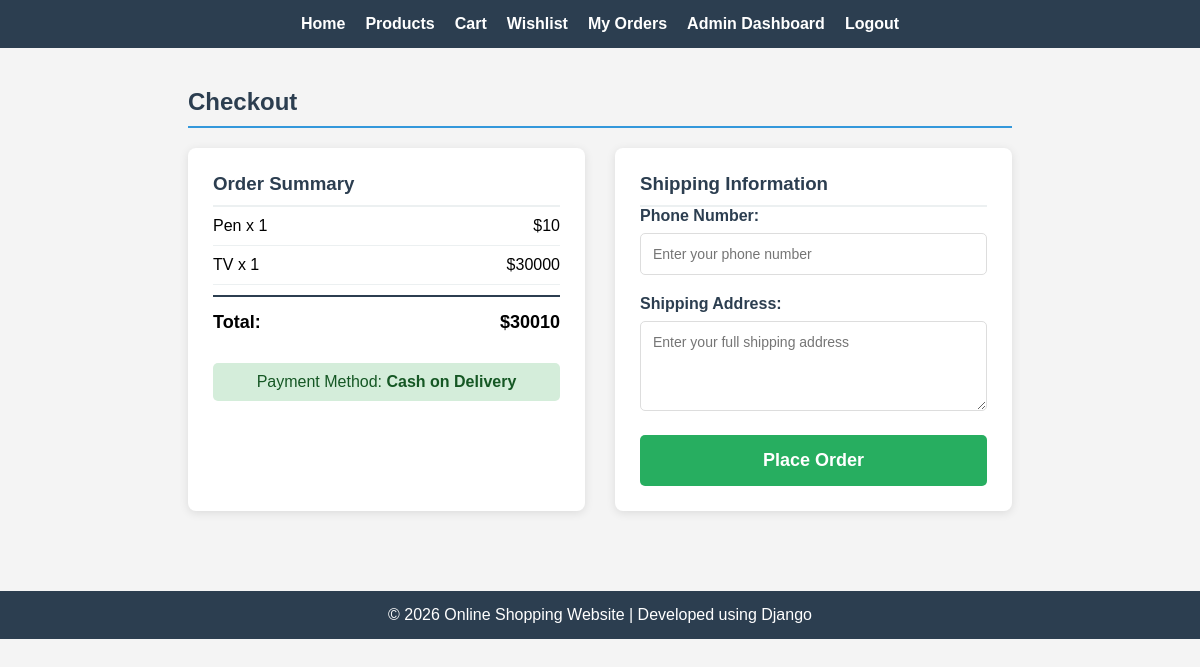
Screenshot of /checkout/ (signed in) with the database file from the repository.
### new_app/models.py (models this page shows, shortened)
class Cart(models.Model):
    user = models.ForeignKey(CustomUser, on_delete=models.CASCADE)
    product = models.ForeignKey('Product', on_delete=models.CASCADE)
    quantity = models.PositiveIntegerField(default=1)
    added_at = models.DateTimeField(auto_now_add=True)
    class Meta:
        unique_together = ('user', 'product')
    @property
    def total_price(self):
        return self.quantity * self.product.price

class Product(models.Model):
    name = models.CharField(max_length=100)
    price = models.IntegerField()
    description = models.TextField()

### new_app/views.py (the view, shortened to what this page needs)
# urls.py: path('checkout/', views.checkout, name='checkout'),
@login_required
def checkout(request):
    cart_items = Cart.objects.filter(user=request.user)
    if not cart_items:
        return redirect('product_list')
    total_amount = sum(item.total_price for item in cart_items)
    return render(request, 'checkout.html', {
        'cart_items': cart_items,
        'total_amount': total_amount,
        'user': request.user
    })

### new_app/templates/checkout.html (shortened to what this page needs)
{% extends 'base.html' %}
{% block content %}
<div class="container">
  <h2>Checkout</h2>
  <div class="checkout-content">
    <div class="order-summary">
      <h3>Order Summary</h3>
      {% for item in cart_items %}
      <div class="summary-item">
        <span>{{ item.product.name }} x {{ item.quantity }}</span>
        <span>${{ item.total_price }}</span>
      </div>
      {% endfor %}
      <div class="summary-total">
        <span><strong>Total:</strong></span>
        <span><strong>${{ total_amount }}</strong></span>
      </div>
      <p class="payment-info">Payment Method: <strong>Cash on Delivery</strong></p>
    </div>
    <div class="checkout-form">
      <h3>Shipping Information</h3>
      <form method="POST">
        <div class="form-group">
          <label for="phone_number">Phone Number:</label>
          <input type="text" name="phone_number" id="phone_number" required value="{{ user.phonenumber|default:'' }}"
            placeholder="Enter your phone number">
        </div>
        <div class="form-group">
          <label for="address">Shipping Address:</label>
          <textarea name="address" id="address" rows="4" required
            placeholder="Enter your full shipping address">{{ user.shipping_address|default:'' }}</textarea>
        </div>
        <button type="submit" class="btn-place-order">Place Order</button>
      </form>
    </div>
  </div>
</div>
{% endblock %}

### new_app/templates/base.html (style rules this page uses)
* { margin: 0; padding: 0; box-sizing: border-box; font-family: Arial, Helvetica, sans-serif; }
body { background: #f4f4f4; }
.container { width: 90%; margin: 20px auto; }

### new_app/templates/checkout.html (style rules this page uses)
.container { max-width: 1000px; margin: 0 auto; padding: 20px; }
.container h2 { color: #2c3e50; border-bottom: 2px solid #3498db; padding-bottom: 10px; }
.checkout-content { display: grid; grid-template-columns: 1fr 1fr; gap: 30px; margin-top: 20px; }
.order-summary { background: white; padding: 25px; border-radius: 8px; box-shadow: 0 2px 10px rgba(0, 0, 0, 0.1); }
.order-summary h3 { margin-top: 0; color: #2c3e50; border-bottom: 2px solid #ecf0f1; padding-bottom: 10px; }
.summary-item { display: flex; justify-content: space-between; padding: 10px 0; border-bottom: 1px solid #ecf0f1; }
.summary-total { display: flex; justify-content: space-between; padding: 15px 0; font-size: 18px; border-top: 2px solid #2c3e50; margin-top: 10px; }
.payment-info { background: #d4edda; color: #155724; padding: 10px; border-radius: 5px; margin-top: 15px; text-align: center; }
.checkout-form { background: white; padding: 25px; border-radius: 8px; box-shadow: 0 2px 10px rgba(0, 0, 0, 0.1); }
.checkout-form h3 { margin-top: 0; color: #2c3e50; border-bottom: 2px solid #ecf0f1; padding-bottom: 10px; }
.form-group { margin-bottom: 20px; }
.form-group label { display: block; margin-bottom: 8px; font-weight: bold; color: #2c3e50; }
.form-group input, .form-group textarea { width: 100%; padding: 12px; border: 1px solid #ddd; border-radius: 5px; font-size: 14px; box-sizing: border-box; }
.form-group textarea { resize: vertical; }
.btn-place-order { width: 100%; padding: 15px; background: #27ae60; color: white; border: none; border-radius: 5px; font-size: 18px; font-weight: bold; cursor: pointer; }

### rows the page displays
Cart: product.name "Pen", quantity "1", total_price "10"
Cart: product.name "TV", quantity "1", total_price "30000"

### other values shown
{{ total_amount }} "30010"
